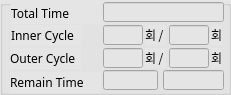
   <widget class="QGroupBox" name="groupBox_12">
    <property name="geometry">
     <rect>
      <x>270</x>
      <y>349</y>
      <width>231</width>
      <height>95</height>
     </rect>
    </property>
    <property name="styleSheet">
     <string notr="true">background-color: rgb(229, 229, 229);</string>
    </property>
    <property name="title">
     <string/>
    </property>
    <widget class="QLabel" name="label_27">
     <property name="geometry">
      <rect>
       <x>11</x>
       <y>25</y>
       <width>71</width>
       <height>21</height>
      </rect>
     </property>
     <property name="font">
      <font>
       <family>한컴 고딕</family>
      </font>
     </property>
     <property name="text">
      <string>&lt;html&gt;&lt;head/&gt;&lt;body&gt;&lt;p&gt;Inner Cycle&lt;/p&gt;&lt;/body&gt;&lt;/html&gt;</string>
     </property>
    </widget>
    <widget class="QLineEdit" name="line_totalTestTime">
     <property name="geometry">
      <rect>
       <x>103</x>
       <y>2</y>
       <width>121</width>
       <height>20</height>
      </rect>
     </property>
     <property name="font">
      <font>
       <family>한컴 고딕</family>
      </font>
     </property>
     <property name="styleSheet">
      <string notr="true"/>
     </property>
     <property name="alignment">
      <set>Qt::AlignRight|Qt::AlignTrailing|Qt::AlignVCenter</set>
     </property>
     <property name="readOnly">
      <bool>true</bool>
     </property>
    </widget>
    <widget class="QLabel" name="label_35">
     <property name="geometry">
      <rect>
       <x>211</x>
       <y>25</y>
       <width>11</width>
       <height>20</height>
      </rect>
     </property>
     <property name="font">
      <font>
       <family>한컴 고딕</family>
      </font>
     </property>
     <property name="text">
      <string>회</string>
     </property>
    </widget>
    <widget class="QLineEdit" name="line_remainCycle">
     <property name="geometry">
      <rect>
       <x>169</x>
       <y>25</y>
       <width>40</width>
       <height>20</height>
      </rect>
     </property>
     <property name="font">
      <font>
       <family>한컴 고딕</family>
      </font>
     </property>
     <property name="styleSheet">
      <string notr="true"/>
     </property>
     <property name="alignment">
      <set>Qt::AlignRight|Qt::AlignTrailing|Qt::AlignVCenter</set>
     </property>
     <property name="readOnly">
      <bool>true</bool>
     </property>
    </widget>
    <widget class="QLabel" name="label_36">
     <property name="geometry">
      <rect>
       <x>11</x>
       <y>3</y>
       <width>91</width>
       <height>21</height>
      </rect>
     </property>
     <property name="font">
      <font>
       <family>한컴 고딕</family>
      </font>
     </property>
     <property name="text">
      <string>&lt;html&gt;&lt;head/&gt;&lt;body&gt;&lt;p&gt;Total Time&lt;/p&gt;&lt;/body&gt;&lt;/html&gt;</string>
     </property>
    </widget>
    <widget class="QLabel" name="label_37">
     <property name="geometry">
      <rect>
       <x>145</x>
       <y>25</y>
       <width>21</width>
       <height>20</height>
      </rect>
     </property>
     <property name="font">
      <font>
       <family>한컴 고딕</family>
      </font>
     </property>
     <property name="text">
      <string>회 /</string>
     </property>
    </widget>
    <widget class="QLineEdit" name="line_currentCycle">
     <property name="geometry">
      <rect>
       <x>103</x>
       <y>25</y>
       <width>40</width>
       <height>20</height>
      </rect>
     </property>
     <property name="font">
      <font>
       <family>한컴 고딕</family>
      </font>
     </property>
     <property name="styleSheet">
      <string notr="true"/>
     </property>
     <property name="alignment">
      <set>Qt::AlignRight|Qt::AlignTrailing|Qt::AlignVCenter</set>
     </property>
     <property name="readOnly">
      <bool>true</bool>
     </property>
    </widget>
    <widget class="QLabel" name="label_68">
     <property name="geometry">
      <rect>
       <x>211</x>
       <y>48</y>
       <width>11</width>
       <height>20</height>
      </rect>
     </property>
     <property name="font">
      <font>
       <family>한컴 고딕</family>
      </font>
     </property>
     <property name="text">
      <string>회</string>
     </property>
    </widget>
    <widget class="QLabel" name="label_69">
     <property name="geometry">
      <rect>
       <x>145</x>
       <y>48</y>
       <width>21</width>
       <height>20</height>
      </rect>
     </property>
     <property name="font">
      <font>
       <family>한컴 고딕</family>
      </font>
     </property>
     <property name="text">
      <string>회 /</string>
     </property>
    </widget>
    <widget class="QLineEdit" name="line_remainOutCycle">
     <property name="geometry">
      <rect>
       <x>169</x>
       <y>48</y>
       <width>40</width>
       <height>20</height>
      </rect>
     </property>
     <property name="font">
      <font>
       <family>한컴 고딕</family>
      </font>
     </property>
     <property name="styleSheet">
      <string notr="true"/>
     </property>
     <property name="alignment">
      <set>Qt::AlignRight|Qt::AlignTrailing|Qt::AlignVCenter</set>
     </property>
     <property name="readOnly">
      <bool>true</bool>
     </property>
    </widget>
    <widget class="QLineEdit" name="line_currentOutCycle">
     <property name="geometry">
      <rect>
       <x>103</x>
       <y>48</y>
       <width>40</width>
       <height>20</height>
      </rect>
     </property>
     <property name="font">
      <font>
       <family>한컴 고딕</family>
      </font>
     </property>
     <property name="styleSheet">
      <string notr="true"/>
     </property>
     <property name="alignment">
      <set>Qt::AlignRight|Qt::AlignTrailing|Qt::AlignVCenter</set>
     </property>
     <property name="readOnly">
      <bool>true</bool>
     </property>
    </widget>
    <widget class="QLabel" name="label_29">
     <property name="geometry">
      <rect>
       <x>10</x>
       <y>48</y>
       <width>71</width>
       <height>21</height>
      </rect>
     </property>
     <property name="font">
      <font>
       <family>한컴 고딕</family>
      </font>
     </property>
     <property name="text">
      <string>&lt;html&gt;&lt;head/&gt;&lt;body&gt;&lt;p&gt;Outer Cycle&lt;/p&gt;&lt;/body&gt;&lt;/html&gt;</string>
     </property>
    </widget>
    <widget class="QLabel" name="label_70">
     <property name="geometry">
      <rect>
       <x>10</x>
       <y>72</y>
       <width>91</width>
       <height>21</height>
      </rect>
     </property>
     <property name="font">
      <font>
       <family>한컴 고딕</family>
      </font>
     </property>
     <property name="text">
      <string>&lt;html&gt;&lt;head/&gt;&lt;body&gt;&lt;p&gt;Remain Time&lt;/p&gt;&lt;/body&gt;&lt;/html&gt;</string>
     </property>
    </widget>
    <widget class="QLineEdit" name="line_remainTime">
     <property name="geometry">
      <rect>
       <x>163</x>
       <y>70</y>
       <width>61</width>
       <height>20</height>
      </rect>
     </property>
     <property name="font">
      <font>
       <family>한컴 고딕</family>
      </font>
     </property>
     <property name="styleSheet">
      <string notr="true"/>
     </property>
     <property name="alignment">
      <set>Qt::AlignRight|Qt::AlignTrailing|Qt::AlignVCenter</set>
     </property>
     <property name="readOnly">
      <bool>true</bool>
     </property>
    </widget>
    <widget class="QLineEdit" name="line_currentMode">
     <property name="geometry">
      <rect>
       <x>103</x>
       <y>70</y>
       <width>55</width>
       <height>20</height>
      </rect>
     </property>
     <property name="font">
      <font>
       <family>한컴 고딕</family>
      </font>
     </property>
     <property name="styleSheet">
      <string notr="true"/>
     </property>
     <property name="alignment">
      <set>Qt::AlignRight|Qt::AlignTrailing|Qt::AlignVCenter</set>
     </property>
     <property name="readOnly">
      <bool>true</bool>
     </property>
    </widget>
   </widget>
